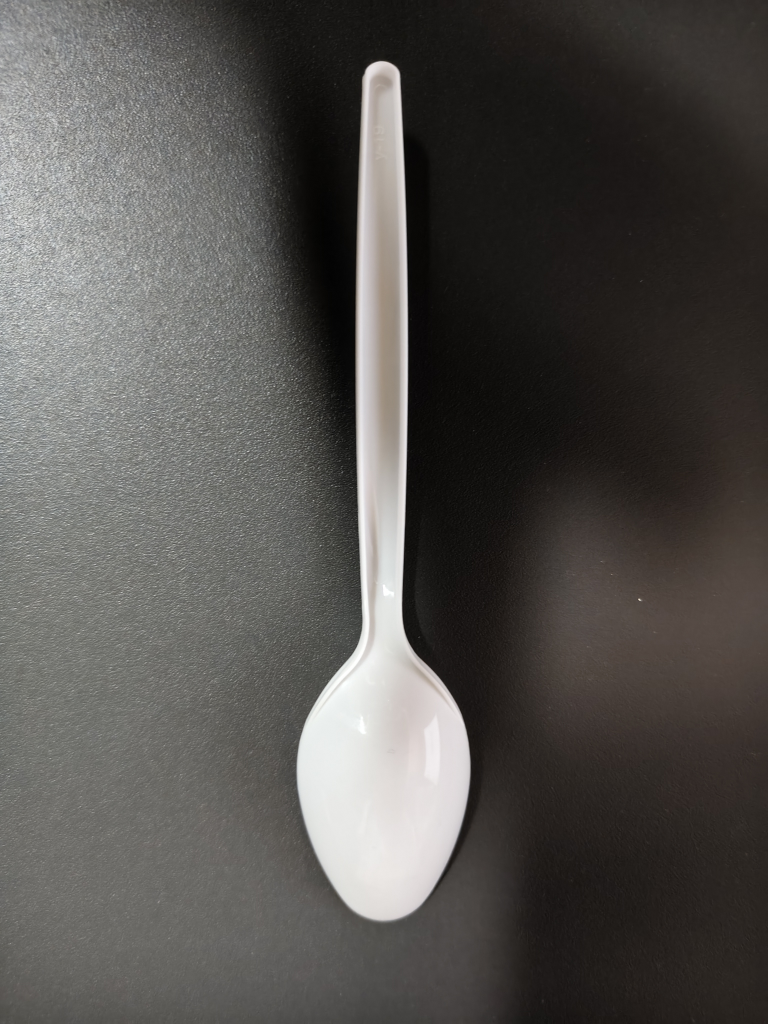
//> input picture image_samples/1 (19).jpg, 3072 x 4096 px (shown at 1/4 size)
$ ./main '../image_samples/1 (19).jpg'   (built with g++ and OpenCV 4)
//> lines starting //> are read from the running program, lines starting //| are printed output that depends on the picture; after the words box and inside, x2 and y2 are one past the last pixel; in counts of white or black regions, pixels touching at a corner belong together
//> further down, originalImage is the input picture: 4096 rows x 3072 cols, CV_8UC3; mean B, G, R 79.3, 82.3, 84.6
### include/config_constants.h
#ifndef CONFIG_CONSTANTS_H
#define CONFIG_CONSTANTS_H

namespace Config
{
    // 形态学处理参数
    constexpr int MORPH_OPEN_KERNEL_SIZE = 5;   // 开运算核大小 (去噪)
    constexpr int MORPH_CLOSE_KERNEL_SIZE = 19; // 闭运算核大小 (填充)

    // 轮廓和连通域过滤参数
    constexpr double MIN_CONTOUR_AREA = 200.0;          // 最小轮廓面积阈值
    constexpr double MIN_CONNECTED_AREA = 200.0;        // 最小连通域面积阈值
    constexpr double CONNECTED_COMPONENT_PERCENT = 2.0; // 连通域面积百分比阈值（小于2%全图面积的小连体域将会被过滤）

    // 图像缩放参数
    constexpr double RESIZE_SCALE = 0.1; // 图像缩放比例 (缩放到原尺寸的10%)

    // 方案A：预编译优化的多HSV检测 (针对木筷子+白勺子优化)
    constexpr int HSV_RANGES[][6] = {
        {8, 30, 30, 150, 80, 255}, // 木质筷子: 橙黄色调，中等饱和度，较高亮度
        {0, 180, 0, 30, 150, 255}, // 白色勺子: 全色调，极低饱和度，高亮度
        {0, 180, 0, 50, 200, 255}  // 白色增强: 备用白色检测范围
        // 添加更多物体只需在这里加一行，数量会自动计算
    };

    constexpr int RANGE_COUNT = sizeof(HSV_RANGES) / sizeof(HSV_RANGES[0]); // 自动计算HSV范围数量
}

#endif // CONFIG_CONSTANTS_H

### include/display.h
#ifndef DISPLAY_H
#define DISPLAY_H

#include <opencv2/opencv.hpp>
#include <vector>
#include <string>

using namespace cv;
using namespace std;

// 鼠标回调函数
void onMouse(int event, int x, int y, int flags, void *userdata);

// 创建subplot效果的函数
Mat createSubplotDisplay(const vector<Mat> &images,
                         const vector<string> &titles,
                         int rows, int cols);

// 显示交互式颜色分析窗口
void showColorAnalysis(const Mat &hsvImage, const Mat &originalImage);

// 全局变量声明
extern Mat g_hsvImage;
extern Mat g_originalImage;

#endif // DISPLAY_H

### include/image_processing.h
#ifndef IMAGE_PROCESSING_H
#define IMAGE_PROCESSING_H

#include <opencv2/opencv.hpp>
#include <vector>

using namespace cv;
using namespace std;

// 图像缩放函数
Mat resizeImageByScale(const Mat &originalImage, double scale = 0.1);

// 多HSV二值分割函数 (直接接受BGR图像)
Mat createHueBinaryMask(const Mat &bgrImage);

// LAB色彩空间二值分割函数
Mat createLABBinaryMask(const Mat &bgrImage);

// 形态学处理函数
Mat performMorphological(const Mat &binaryImage);

// 轮廓填充函数
Mat fillContours(const Mat &binaryImage);

// 连通域填充函数
Mat fillConnectedComponents(const Mat &binaryImage);

// 基于全图面积百分比的连通域过滤函数
Mat filterConnectedComponentsByPercent(const Mat &binaryImage, double minPercentage = 2.0);

#endif // IMAGE_PROCESSING_H

### src/image_processing.cpp
/*
 * 图像处理模块 - 包含所有图像处理相关函数
 */

#include "image_processing.h"
#include "config_constants.h"
#include <iostream>
#include <iomanip>
#include <cmath>
#include <filesystem>
#include <algorithm>

using namespace cv;
using namespace std;
namespace fs = std::filesystem;

// 图像缩放函数 - 按指定比例缩放图像
Mat resizeImageByScale(const Mat &originalImage, double scale)
{
//> called with scale = 0.1
    if (originalImage.empty())
    {
        cerr << "Error: Empty input image for resizing" << endl;
        return Mat();
    }

    // 计算新的尺寸
    int newWidth = static_cast<int>(originalImage.cols * scale);
//> newWidth = 307
    int newHeight = static_cast<int>(originalImage.rows * scale);
//> newHeight = 409

    // 确保尺寸至少为1
    newWidth = max(1, newWidth);
    newHeight = max(1, newHeight);

    Mat resizedImage;
    resize(originalImage, resizedImage, Size(newWidth, newHeight), 0, 0, INTER_LINEAR);
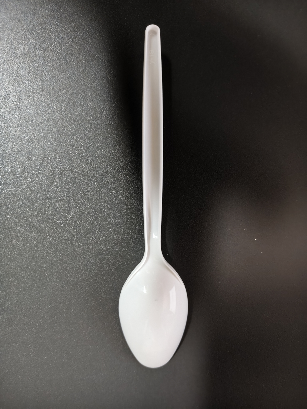
//> resizedImage: 409 rows x 307 cols, CV_8UC3; mean B, G, R 79.2, 82.1, 84.5

    cout << "Image resized from " << originalImage.cols << "x" << originalImage.rows
         << " to " << resizedImage.cols << "x" << resizedImage.rows
         << " (scale: " << scale << ")" << endl;
//| Image resized from 3072x4096 to 307x409 (scale: 0.1)

    return resizedImage;
}

// 模糊处理函数 - 减少纹理干扰和噪声
// [29 lines left out: function applyBlurProcessing, not called in this run]

// 方案A：预编译优化的多HSV二值分割函数 (直接接受BGR图像)
Mat createHueBinaryMask(const Mat &bgrImage)
{
    if (bgrImage.empty())
    {
        cerr << "Error: Empty input image for HSV conversion" << endl;
        return Mat();
    }

    // 转换BGR到HSV
    Mat hsvImage;
    cvtColor(bgrImage, hsvImage, COLOR_BGR2HSV);
//> hsvImage: 409 rows x 307 cols, CV_8UC3; mean H, S, V 25.7, 28.2, 84.8

    Mat result = Mat::zeros(hsvImage.size(), CV_8UC1);

    // 编译器会完全展开这个循环，实现最佳性能
    for (int i = 0; i < Config::RANGE_COUNT; ++i)
    {
        Mat mask;
        inRange(hsvImage,
                Scalar(Config::HSV_RANGES[i][0], Config::HSV_RANGES[i][2], Config::HSV_RANGES[i][4]),
                Scalar(Config::HSV_RANGES[i][1], Config::HSV_RANGES[i][3], Config::HSV_RANGES[i][5]),
                mask);
        result |= mask;
    }
//> this loop made 3 passes
//> pass 1, in createHueBinaryMask, `inRange(hsvImage, Scalar(Config::HSV_RANGES[i][0], Config::HSV_RANGES[..`:
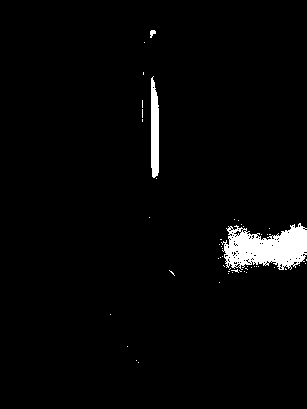
//> mask: 409 rows x 307 cols, CV_8UC1; 2.7% white; 51 white regions (48 under 20 px), largest, box (x1, y1, x2, y2) and area: (221, 223, 307, 270) 2601, (151, 76, 159, 178) 703, (150, 30, 156, 38) 31
//> pass 2, in createHueBinaryMask, `inRange(hsvImage, Scalar(Config::HSV_RANGES[i][0], Config::HSV_RANGES[..`:
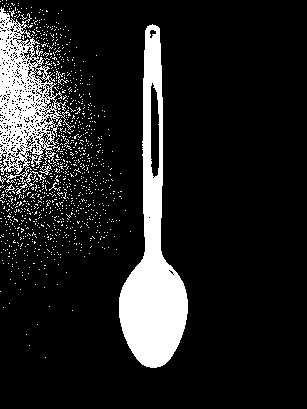
//> mask: 409 rows x 307 cols, CV_8UC1; 13.5% white; 956 white regions (949 under 20 px), largest, box (x1, y1, x2, y2) and area: (119, 24, 188, 368) 9401, (0, 7, 75, 187) 5541, (39, 164, 52, 175) 46
//> pass 2, in createHueBinaryMask, `result |= mask;`:
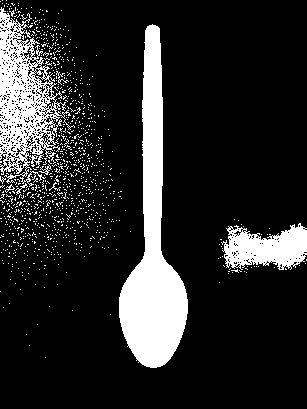
//> result: 409 rows x 307 cols, CV_8UC1; 16.2% white; 994 white regions (986 under 20 px), largest, box (x1, y1, x2, y2) and area: (119, 24, 188, 368) 10109, (0, 7, 75, 187) 5541, (221, 223, 307, 270) 2601
//> pass 3, in createHueBinaryMask, `inRange(hsvImage, Scalar(Config::HSV_RANGES[i][0], Config::HSV_RANGES[..`:
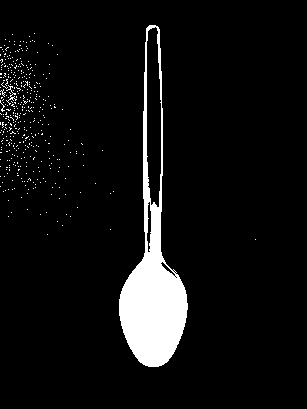
//> mask: 409 rows x 307 cols, CV_8UC1; 6.5% white; 404 white regions (402 under 20 px), largest, box (x1, y1, x2, y2) and area: (119, 25, 188, 367) 7517, (6, 85, 17, 105) 47

    return result;
}

// LAB色彩空间二值分割函数 - 专门检测白色和木色物体
// [67 lines left out: function createLABBinaryMask, not called in this run]

// 形态学处理函数
Mat performMorphological(const Mat &binaryImage)
{
    Mat result;

    // 只进行膨胀操作 - 连接断裂区域
//> (the run ends here: the program needs code that is not available in this run, at `Mat kernel = getStructuringElement(MORPH_ELLIPSE, Size(Config::MORPH_D..`)
